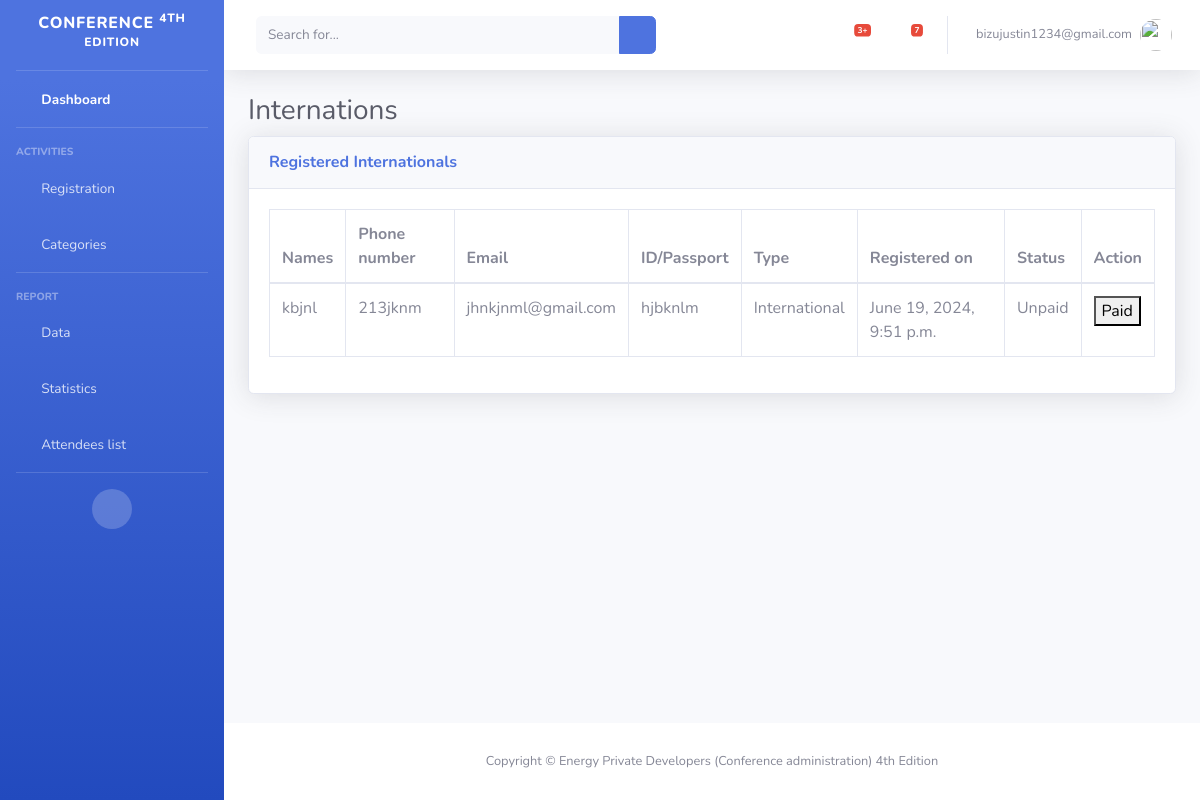
The page /administration/internationls (signed in) on the database as committed earlier.
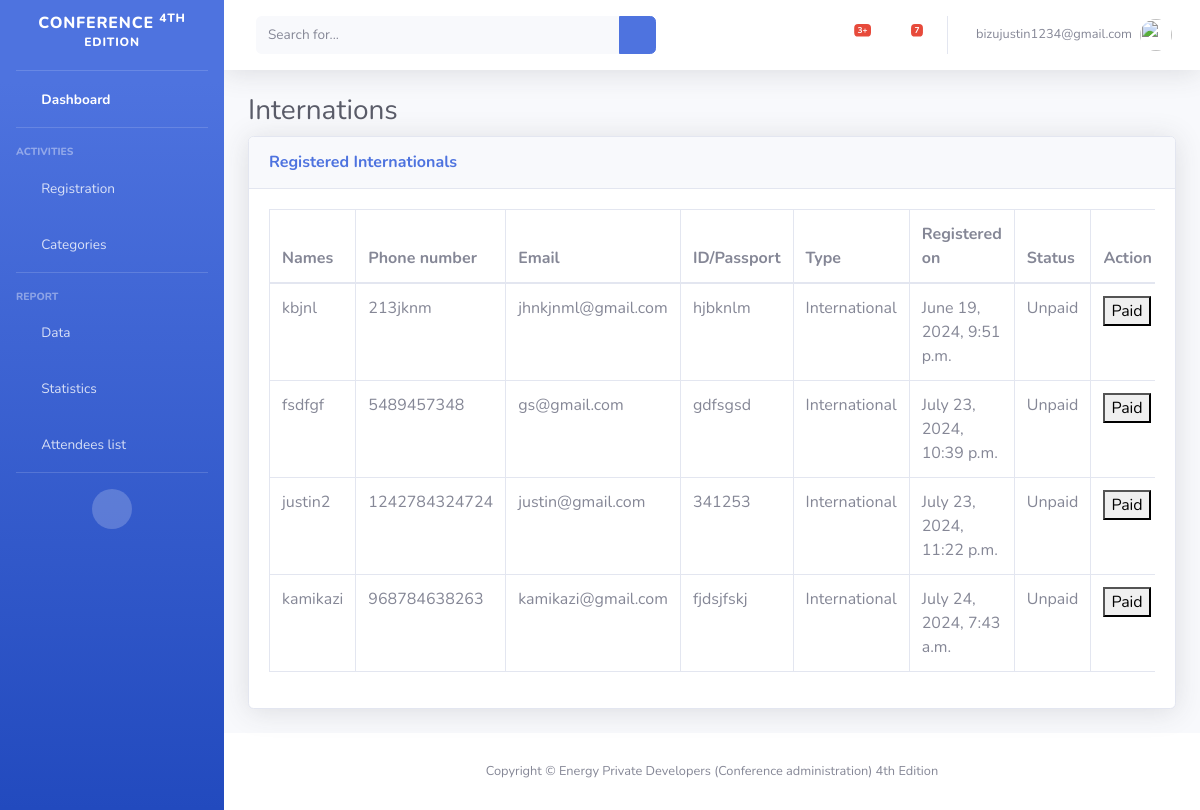
The same page on the database as committed later.
### conference_planning/models.py (models this page shows, shortened)
class Attendees(models.Model):
    class AttendeeType(models.TextChoices):
        LOCAL = "Local", "Local"
        INTERNATIONAL = "International", "International"
        STUDENT = "Student", "Student"
    STATUS_CHOICES = [
        ('organizer', 'Organizer'),
        ('delegate', 'Delegate'),
        ('exhibitor', 'Exhibitor'),
        ('student', 'Student'),
        ('media', 'Media')
    ]
    names = models.CharField(max_length=250)
    email = models.EmailField()
    identity = models.CharField(max_length=50)
    phone = models.CharField(max_length=20)
    country = models.CharField(max_length=100)
    organization = models.CharField(max_length=100, null=True, blank=True)
    university = models.CharField(max_length=100, null=True, blank=True)
    student_number = models.CharField(max_length=50, null=True, blank=True)
    category = models.CharField(max_length=100, choices=STATUS_CHOICES, default='choose your category')
    attendee_type = models.CharField(max_length=30, choices=AttendeeType.choices, default=AttendeeType.LOCAL, unique=False)
    registered_on = models.DateTimeField(auto_now_add=True)
    STATUS_CHOICES = [
        ('unpaid', 'Unpaid'),
        ('paid', 'Paid'),
    ]
    status = models.CharField(
        max_length=100,
        choices=STATUS_CHOICES,
        default='unpaid',
    )
    class Meta:
        verbose_name_plural = 'Attendees'

### conference_planning/views.py (the view)
# urls.py: path('internationls', views.internationals, name = 'internationals'),
@login_required
def internationals(request):
    international_list = Attendees.objects.filter(attendee_type='International').order_by('id')
    context = {'internationals': international_list}
    return render(request, 'conference_planning/administration/internationals_list.html', context)

### conference_planning/templates/conference_planning/administration/internationals_list.html (shortened to what the changed rows need)
{% load static %}
<!DOCTYPE html>
<html lang="en">
<head>
    <link href="{% static 'administration/vendor/fontawesome-free/css/all.min.css' %}" rel="stylesheet" type="text/css">
    <link href="{% static 'administration/css/sb-admin-2.min.css' %}" rel="stylesheet">
</head>
<body id="page-top">
 <div id="wrapper">
        <div id="content-wrapper" class="d-flex flex-column">
            <div id="content">
                <div class="container-fluid">
                    <h1 class="h3 mb-2 text-gray-800">Internations</h1>
                    <div class="card shadow mb-4">
                        <div class="card-body">
                            <div class="table-responsive">
                                <table class="table table-bordered" id="dataTable" width="100%" cellspacing="0">
                                    <thead>
                                        <tr>
                                            <th>Names</th>
                                            <th>Phone number</th>
                                            <th>Email</th>
                                            <th>ID/Passport</th>
                                            <th>Type</th>
                                            <th>Registered on</th>
                                            <th>Status</th>
                                            <th>Action</th>
                                        </tr>
                                    </thead>
                                    <tbody>
                                        {% for international in internationals %}
                                        <tr>
                                            <td>{{ international.names }}</td>
                                            <td>{{ international.phone }}</td>
                                            <td>{{ international.email }}</td>
                                            <td>{{ international.identity }}</td>
                                            <td>{{ international.attendee_type }}</td>
                                            <td>{{ international.registered_on }}</td>
                                            <td>Unpaid</td>
                                            <td>
                                                <button type="submit">Paid</button>
                                            </td>
                                        </tr>
                                        {% endfor %}
                                    </tbody>
                                </table>
                            </div>
                        </div>
                    </div>
                </div>
            </div>
        </div>
    </div>
</body>
</html>

Rows that differ between the two databases and show on the page:
added Attendees: names "fsdfgf", phone "5489457348", email "gs@gmail.com", identity "gdfsgsd", attendee_type "International", registered_on "July 23, 2024, 10:39 p.m."
added Attendees: names "justin2", phone "1242784324724", email "justin@gmail.com", identity "341253", attendee_type "International", registered_on "July 23, 2024, 11:22 p.m."
added Attendees: names "kamikazi", phone "968784638263", email "kamikazi@gmail.com", identity "fjdsjfskj", attendee_type "International", registered_on "July 24, 2024, 7:43 a.m."
